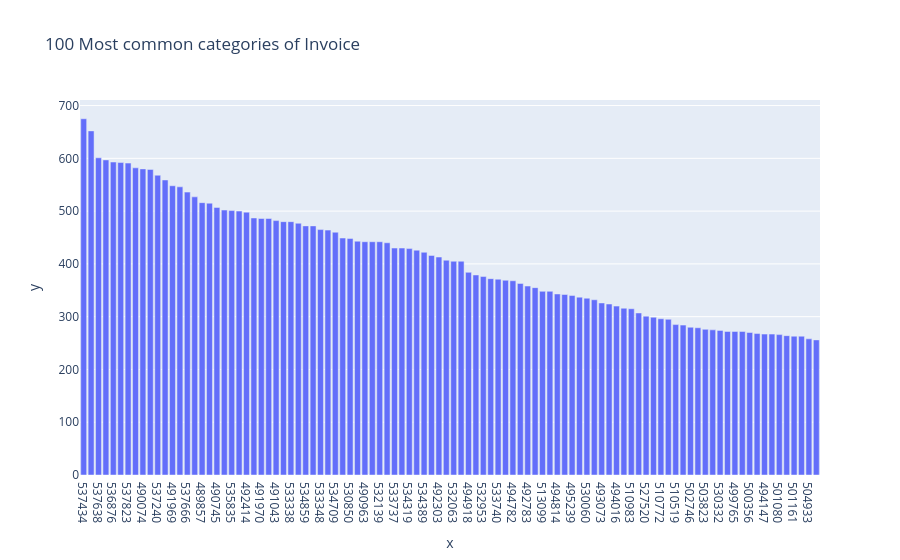

The cell this chart's notebook holds for it:
### Markdown cell above
**Estudio de las 8 columnas del dataframe**

### Code cell
# 1.
profile_serie(df_retail["Invoice"])

### Figure 1 — Plotly figure (JSON) as saved in the notebook; plotly's stock layout.template omitted (floating-point values rounded to 4 significant figures)
{"data": [{"hovertemplate": "x=%{x}<br>y=%{y}<extra></extra>", "legendgroup": "", "marker": {"color": "#636efa", "pattern": {"shape": ""}}, "name": "", "orientation": "v", "showlegend": false, "textposition": "auto", "type": "bar", "x": ["537434", "538071", "537638", "537237", "536876", "536592", "537823", "536031", "490074", "491966", "537240", "490149", "491969", "490741", "537666", "536544", "489857", "513574", "490745", "489597", "535835", "491155", "492414", "532642", "491970", "492782", "491043", "492425", "533338", "491041", "534859", "535322", "533348", "503185", "534709", "491971", "530850", "535407", "490963", "531843", "532139", "534289", "533737", "534459", "534319", "489856", "534389", "498133", "492303", "532826", "532063", "532419", "494918", "531036", "532953", "533065", "533740", "531489", "494782", "495070", "492783", "531387", "513099", "529727", "494814", "492226", "495239", "494378", "530060", "494386", "493073", "530140", "494016", "493079", "510983", "500462", "527520", "504916", "510772", "530422", "510519", "494495", "502746", "493260", "503823", "500918", "530332", "494381", "499765", "503426", "500356", "494685", "494147", "510637", "501080", "494379", "501161", "525753", "504933", "521202"], "xaxis": "x", "y": [675, 652, 601, 597, 593, 592, 591, 582, 580, 579, 568, 559, 548, 546, 536, 527, 516, 515, 507, 502, 501, 500, 498, 487, 486, 486, 482, 480, 480, 477, 472, 472, 465, 464, 460, 449, 448, 443, 442, 442, 442, 440, 430, 430, 429, 426, 422, 416, 413, 407, 405, 405, 384, 379, 376, 372, 371, 369, 368, 363, 358, 355, 348, 348, 343, 342, 340, 337, 335, 332, 326, 324, 320, 316, 315, 307, 301, 299, 296, 295, 285, 284, 280, 279, 276, 275, 274, 272, 272, 272, 270, 268, 267, 267, 266, 264, 263, 263, 258, 256], "yaxis": "y"}], "layout": {"barmode": "relative", "legend": {"tracegroupgap": 0}, "title": {"text": "100 Most common categories of Invoice"}, "xaxis": {"anchor": "y", "domain": [0, 1], "title": {"text": "x"}}, "yaxis": {"anchor": "x", "domain": [0, 1], "title": {"text": "y"}}}}
